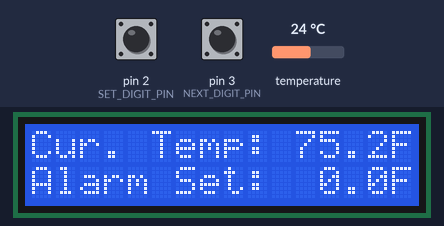
Simulated run of this sketch. Board: Arduino Uno, built with avr-gcc and run on an emulated ATmega328P. Parts: 16×2 character LCD. The test bench sets the inputs (shaded band); at power-on: temperature 24 °C, pin 3 (NEXT_DIGIT_PIN) HIGH, pin 2 (SET_DIGIT_PIN) HIGH.

Above: at 7.1 s.
7.2 s: temperature set to 12 °C
At 12.1 s:
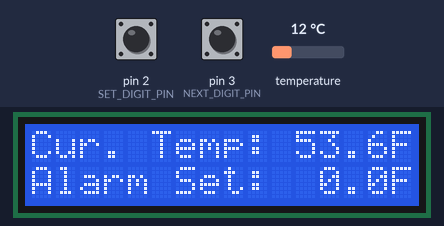
13.0 s: pin 3 (NEXT_DIGIT_PIN) pulled LOW for 0.15 s
At 16.2 s:
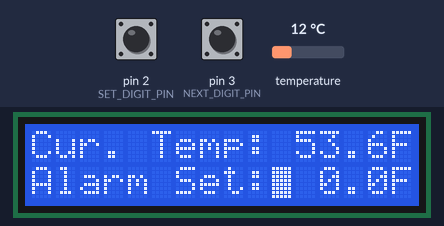
16.5 s: pin 3 (NEXT_DIGIT_PIN) pulled LOW for 1 s
At 21.3 s:
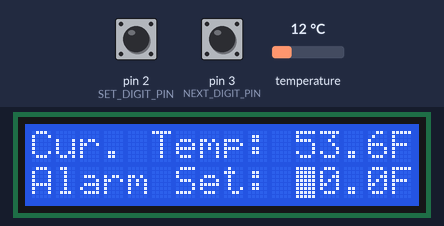
23.1 s: temperature set to 19 °C
At 27.2 s:
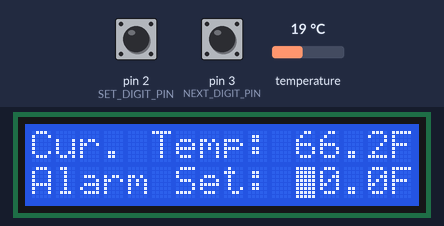
28.0 s: temperature set to 28 °C
At 32.3 s:
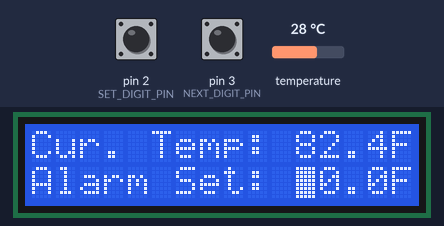
Timing chart, 0 to 33.8 s (numbered marks = the images above; inputs shaded):
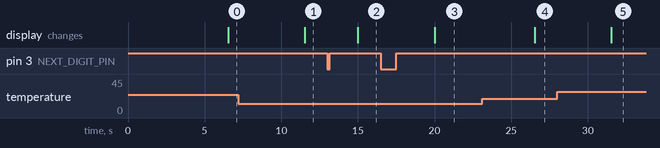

The sketch:

TemperatureAlarm.ino
```cpp
/*
  Temperature Alarm
  Pins:

  2  - Next Digit Button
  3  - Set Digit Button
  4  - Temperature Sensor Data
  7  - LCD RS
  8  - LCD E
  9  - LCD D4
  10 - LCD D5
  11 - LCD D6
  12 - LCD D7

*/

// include the library code:
#include <LiquidCrystal.h>
#include <OneWire.h>
#include <DallasTemperature.h>

#define ONE_WIRE_BUS 4
#define NEXT_DIGIT_PIN 3
#define SET_DIGIT_PIN 2

// initialize the library with the numbers of the interface pins
LiquidCrystal lcd(7, 8, 9, 10, 11, 12);
OneWire oneWire(ONE_WIRE_BUS);
DallasTemperature sensors(&oneWire);
float curTemp;
char curTempChars[6];
char setTempChars[6];
String curTempString;
float setTemp;
int cursorSetPos;
unsigned long lastTime = 0;
float lastTemp = 0;
int previousSetButtonState = HIGH;
int previousNextButtonState = HIGH;


void setup() {
  cursorSetPos = 9;
  setTemp = 0;

  sensors.begin();

  // set up the LCD's number of columns and rows:
  lcd.begin(16, 2);

  // Print message to the LCD.
  lcd.print("Cur. Temp:     F");
  lcd.setCursor(0, 1);
  lcd.print("Alarm Set:     F");
  lcd.setCursor(10, 1);
  dtostrf(setTemp, 5, 1, setTempChars);
  lcd.write(setTempChars, 5);

  // Setup the buttons
  pinMode(SET_DIGIT_PIN, INPUT_PULLUP);
  pinMode(NEXT_DIGIT_PIN, INPUT_PULLUP);

  // Open serial connection
  Serial.begin(9600);
}

void loop() {
  // Wait to refresh LCD after 5 seconds and a change in
  // temperature of .1 degree f
  while (waitToRefresh(5000) || tempIsSame(.2)) {
    setBlinkingCursor();
    checkForButtonInput();
  }
  writeTempToLCD();
}

/* Function: waitToRefresh
   Returns a boolean indicating if the program should wait

   waitInMillis: the amount of time to check in milliseconds

   return: true if the program should still wait - false otherwise
*/
boolean waitToRefresh(unsigned long waitInMillis) {
  unsigned long waitingTime = millis() - lastTime;
  if (waitingTime > waitInMillis) {
    lastTime = millis();
    return false;
  } else {
    return true;
  }
}

/* Function: tempIsSame
    Returns a boolean indicating if the previous temp reading and
    the current temp reading are within the threashold provided.

    sensitivity: the maximum difference in temperature

    return: true if the difference is greater than provided sensitivity
*/
boolean tempIsSame(float sensitivity) {
  sensors.requestTemperatures();
  curTemp = sensors.getTempFByIndex(0);

  float tempDiff = abs(curTemp - lastTemp);

  if (tempDiff < sensitivity) {
    return true;
  } else {
    lastTemp = curTemp;
    return false;
  }
}

void writeTempToLCD() {
  sensors.requestTemperatures();
  lcd.noBlink();
  lcd.setCursor(10, 0);
  curTemp = sensors.getTempFByIndex(0);
  dtostrf(curTemp, 5, 1, curTempChars);
  lcd.write(curTempChars, 5);
  lcd.setCursor(cursorSetPos, 1);
  lcd.blink();
}

void setBlinkingCursor() {
  if (cursorSetPos > 9 && cursorSetPos <= 14) {
    lcd.setCursor(cursorSetPos, 1);
    lcd.blink();
  } else {
    lcd.noBlink();
  }
}

void checkForButtonInput() {
  if (digitalRead(SET_DIGIT_PIN) == LOW) {
    if (previousSetButtonState == HIGH) {
      setDigitButtonAction();
    }
    previousSetButtonState = LOW;
  } else {
    previousSetButtonState = HIGH;
  }

  if (digitalRead(NEXT_DIGIT_PIN) == LOW) {
    if (previousNextButtonState == HIGH) {
      nextDigitButtonAction();
    }
    previousNextButtonState = LOW;
  } else {
    previousNextButtonState = HIGH;
  }
}
void setDigitButtonAction() {
  Serial.println("SET DIGIT BUTTON PRESSED");
  if (cursorSetPos == 10) {
    int curDigit = 0;
    char curChar = setTempChars[0];
    if (isdigit(curChar)) {
      curDigit = setTempChars[0] - '0';
    }
    if (curDigit >= 9) {
      setTemp -= 900;
    } else {
      setTemp += 100;
    }

    cursorSetPos = 10;
    lcd.setCursor(cursorSetPos, 1);

  } else if (cursorSetPos == 11) {
    int curDigit = 0;
    char curChar = setTempChars[1];
    if (isdigit(curChar)) {
      curDigit = setTempChars[1] - '0';
    }


    if (curDigit >= 9) {
      setTemp -= 90;
    } else {
      setTemp += 10;
    }
    cursorSetPos = 11;
    lcd.setCursor(cursorSetPos, 1);

  } else if (cursorSetPos == 12) {
    int curDigit = 0;
    char curChar = setTempChars[2];
    if (isdigit(curChar)) {
      curDigit = setTempChars[2] - '0';
    }


    if (curDigit >= 9) {
      setTemp -= 9;
    } else {
      setTemp += 1;
    }
    cursorSetPos = 12;
    lcd.setCursor(cursorSetPos, 1);

  } else if (cursorSetPos == 13) {
    // Decimal place
  } else if (cursorSetPos == 14) {
    int curDigit = 0;
    char curChar = setTempChars[4];
    if (isdigit(curChar)) {
      curDigit = setTempChars[4] - '0';
    }


    if (curDigit >= 9) {
      setTemp -= .9;
    } else {
      setTemp += .1;
    }
    cursorSetPos = 14;
    lcd.setCursor(cursorSetPos, 1);

  }
}

void nextDigitButtonAction() {
  // Serial.println("NEXT DIGIT BUTTON PRESSED");

  if (cursorSetPos <= 9) {
    cursorSetPos = 10;
  } else if (cursorSetPos < 14) {
    cursorSetPos ++;
  } else {
    cursorSetPos = 9;
  }
}
```

Measured:
- after the input at 7.2 s, the display: first changes after 4.3 s (image 1 shows a later state)
- after the input at 13.0 s, the display: changes after 2.0 s (image 2)
- after the input at 16.5 s, the display: changes after 3.5 s (image 3)
- after the input at 23.1 s, the display: changes after 3.4 s (image 4)
- after the input at 28.0 s, the display: changes after 3.5 s (image 5)
